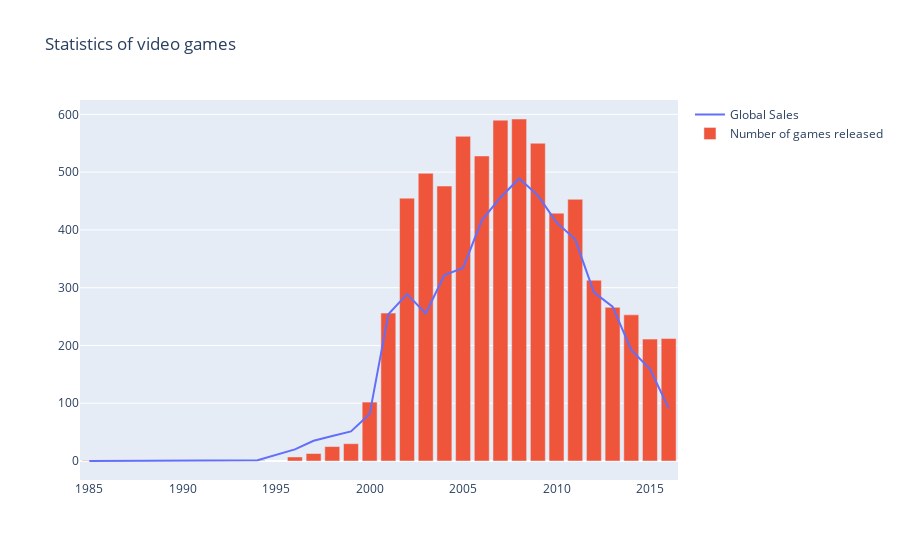

Notebook source saved alongside this figure:
### Markdown cell above
В `plotly` строится визуализация объекта `Figure`, который состоит из данных (массив линий, которые в библиотеке называются `traces`) и оформления/стиля, за который отвечает объект `layout`. В простых случаях можно вызывать функцию `iplot` и просто от массива `traces`.

### Code cell
trace0 = go.Scatter(
    x=years_df.index,
    y=years_df.Global_Sales,
    name='Global Sales'
)

trace1 = go.Bar(
    x=years_df.index,
    y=years_df.Number_of_Games,
    name='Number of games released'
)

data = [trace0, trace1]
layout = {'title': 'Statistics of video games'}

fig = go.Figure(data=data, layout=layout)

iplot(fig, show_link=False)

### Figure 1 — Plotly figure (JSON) as saved in the notebook; plotly's stock layout.template omitted (floating-point values rounded to 4 significant figures)
{"data": [{"name": "Global Sales", "type": "scatter", "x": [1985, 1988, 1992, 1994, 1996, 1997, 1998, 1999, 2000, 2001, 2002, 2003, 2004, 2005, 2006, 2007, 2008, 2009, 2010, 2011, 2012, 2013, 2014, 2015, 2016], "y": [0.03, 0.03, 0.03, 1.27, 20.1, 35.01, 43.18, 51.17, 81.24, 253.9, 288.8, 255.4, 321.8, 334.3, 416.7, 456.2, 489.1, 459.8, 413.0, 383.7, 291.9, 267.2, 192.4, 159.2, 91.56]}, {"name": "Number of games released", "type": "bar", "x": [1985, 1988, 1992, 1994, 1996, 1997, 1998, 1999, 2000, 2001, 2002, 2003, 2004, 2005, 2006, 2007, 2008, 2009, 2010, 2011, 2012, 2013, 2014, 2015, 2016], "y": [1, 1, 1, 1, 7, 13, 25, 30, 102, 256, 455, 498, 476, 562, 528, 590, 592, 550, 429, 453, 313, 266, 253, 211, 212]}], "layout": {"title": {"text": "Statistics of video games"}}}
